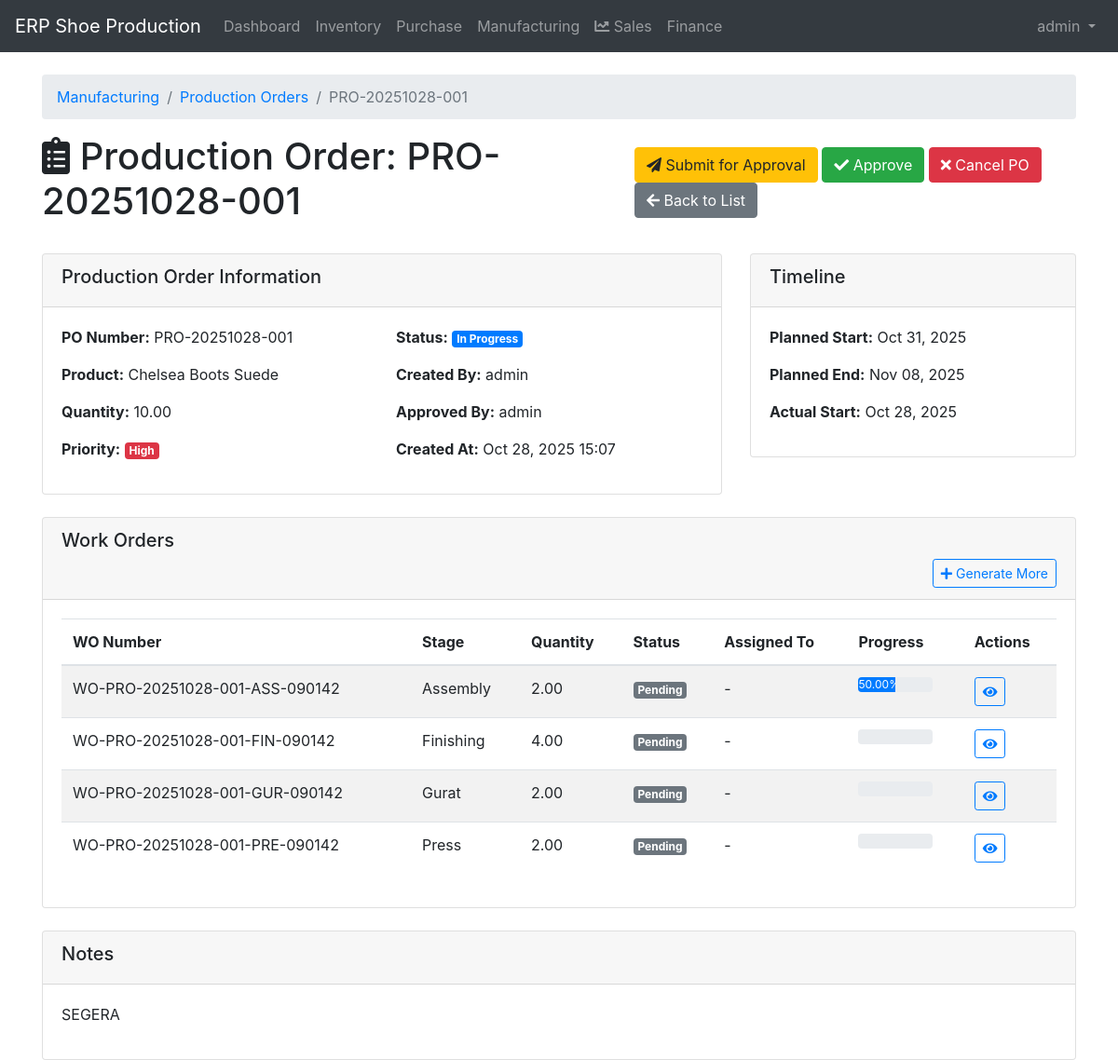
Page /manufacturing/orders/1/ (signed in) on the earlier database version.
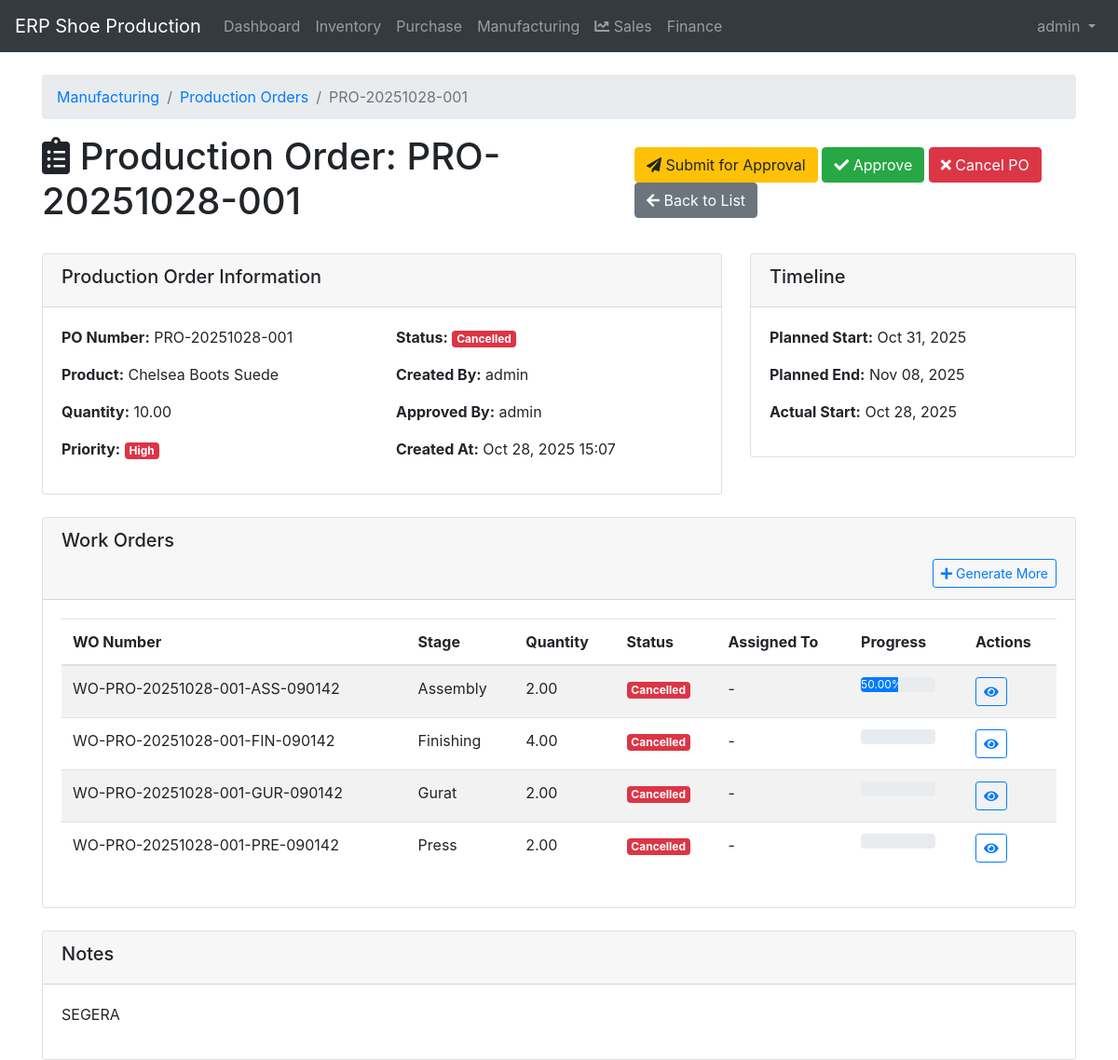
Same page on the later database version.
### manufacturing/models.py (models this page shows, shortened)
class WorkOrder(models.Model):
    STATUS_CHOICES = [
        ('pending', 'Pending'),
        ('in_progress', 'In Progress'),
        ('completed', 'Completed'),
        ('on_hold', 'On Hold'),
        ('cancelled', 'Cancelled'),
    ]
    STAGE_CHOICES = [
        ('gurat', 'Gurat (Cutting)'),
        ('assembly', 'Assembly'),
        ('press', 'Press'),
        ('finishing', 'Finishing'),
    ]
    wo_number = models.CharField(max_length=20, unique=True, help_text="Work order number")
    production_order = models.ForeignKey(ProductionOrder, on_delete=models.CASCADE, related_name='work_orders')
    stage = models.CharField(max_length=20, choices=STAGE_CHOICES, help_text="Production stage")
    quantity = models.DecimalField(max_digits=10, decimal_places=2, help_text="Quantity for this work order")
    status = models.CharField(max_length=20, choices=STATUS_CHOICES, default='pending')
    planned_start_date = models.DateField(help_text="Planned start date for this stage")
    planned_end_date = models.DateField(help_text="Planned completion date for this stage")
    actual_start_date = models.DateField(null=True, blank=True, help_text="Actual start date")
    actual_end_date = models.DateField(null=True, blank=True, help_text="Actual completion date")
    assigned_to = models.ForeignKey(User, on_delete=models.SET_NULL, null=True, blank=True, related_name='assigned_work_orders')
    supervisor = models.ForeignKey(User, on_delete=models.SET_NULL, null=True, blank=True, related_name='supervised_work_orders')
    notes = models.TextField(blank=True, help_text="Work instructions and notes")
    created_at = models.DateTimeField(auto_now_add=True)
    updated_at = models.DateTimeField(auto_now=True)
    class Meta:
        ordering = ['production_order', 'stage']
        verbose_name = 'Work Order'
        verbose_name_plural = 'Work Orders'
    @property
    def progress_percentage(self):
        latest_progress = self.progress_entries.first()
        if latest_progress:
            return latest_progress.progress_percentage
        return 0

class ProductionOrder(models.Model):
    STATUS_CHOICES = [
        ('draft', 'Draft'),
        ('pending_approval', 'Pending Approval'),
        ('approved', 'Approved'),
        ('in_progress', 'In Progress'),
        ('completed', 'Completed'),
        ('cancelled', 'Cancelled'),
    ]
    PRIORITY_CHOICES = [
        ('low', 'Low'),
        ('medium', 'Medium'),
        ('high', 'High'),
        ('urgent', 'Urgent'),
    ]
    po_number = models.CharField(max_length=20, unique=True, help_text="Production order number")
    product = models.ForeignKey(FinishedProduct, on_delete=models.CASCADE, related_name='production_orders')
    quantity = models.DecimalField(max_digits=10, decimal_places=2, help_text="Quantity to produce")
    planned_start_date = models.DateField(help_text="Planned production start date")
    planned_end_date = models.DateField(help_text="Planned production completion date")
    actual_start_date = models.DateField(null=True, blank=True, help_text="Actual production start date")
    actual_end_date = models.DateField(null=True, blank=True, help_text="Actual production completion date")
    status = models.CharField(max_length=20, choices=STATUS_CHOICES, default='draft')
    priority = models.CharField(max_length=10, choices=PRIORITY_CHOICES, default='medium')
    created_by = models.ForeignKey(User, on_delete=models.CASCADE, related_name='created_production_orders')
    approved_by = models.ForeignKey(User, on_delete=models.SET_NULL, null=True, blank=True, related_name='approved_production_orders')
    approved_at = models.DateTimeField(null=True, blank=True)
    notes = models.TextField(blank=True, help_text="Additional notes")
    created_at = models.DateTimeField(auto_now_add=True)
    updated_at = models.DateTimeField(auto_now=True)
    class Meta:
        ordering = ['-planned_start_date', '-created_at']
        verbose_name = 'Production Order'
        verbose_name_plural = 'Production Orders'

class ProductionProgress(models.Model):
    work_order = models.ForeignKey(WorkOrder, on_delete=models.CASCADE, related_name='progress_entries')
    progress_percentage = models.DecimalField(max_digits=5, decimal_places=2, help_text="Progress percentage (0-100)")
    quantity_completed = models.DecimalField(max_digits=10, decimal_places=2, help_text="Quantity completed")
    progress_date = models.DateTimeField(default=timezone.now, help_text="Date of progress update")
    recorded_by = models.ForeignKey(User, on_delete=models.CASCADE, related_name='progress_entries')
    notes = models.TextField(blank=True, help_text="Progress notes")
    created_at = models.DateTimeField(auto_now_add=True)
    class Meta:
        ordering = ['-progress_date']
        verbose_name = 'Production Progress'
        verbose_name_plural = 'Production Progress'

### inventory/models.py (models this page shows, shortened)
class FinishedProduct(models.Model):
    SIZE_CHOICES = [
        ('35', '35'),
        ('36', '36'),
        ('37', '37'),
        ('38', '38'),
        ('39', '39'),
        ('40', '40'),
        ('41', '41'),
        ('42', '42'),
        ('43', '43'),
        ('44', '44'),
        ('45', '45'),
    ]
    COLOR_CHOICES = [
        ('black', 'Black'),
        ('white', 'White'),
        ('brown', 'Brown'),
        ('blue', 'Blue'),
        ('red', 'Red'),
        ('green', 'Green'),
        ('yellow', 'Yellow'),
        ('gray', 'Gray'),
        ('navy', 'Navy'),
        ('beige', 'Beige'),
        ('sands', 'Sands'),
    ]
    code = models.CharField(max_length=20, unique=True)
    name = models.CharField(max_length=200)
    category = models.ForeignKey(ProductCategory, on_delete=models.CASCADE)
    size = models.CharField(max_length=10, choices=SIZE_CHOICES)
    color = models.CharField(max_length=20, choices=COLOR_CHOICES)
    description = models.TextField(blank=True)
    current_stock = models.IntegerField(default=0)
    minimum_stock = models.IntegerField(default=0)
    unit_price = models.DecimalField(max_digits=10, decimal_places=2, default=0)
    is_active = models.BooleanField(default=True)
    created_at = models.DateTimeField(auto_now_add=True)
    updated_at = models.DateTimeField(auto_now=True)

### manufacturing/views.py (the view)
# urls.py: path('orders/<int:pk>/', views.production_order_detail, name='production_order_detail'),
@login_required
def production_order_detail(request, pk):
    po = get_object_or_404(
        ProductionOrder.objects.select_related('product', 'created_by', 'approved_by').prefetch_related('work_orders'),
        pk=pk
    )
    work_orders = po.work_orders.select_related('assigned_to').order_by('stage')
    context = {
        'po': po,
        'work_orders': work_orders,
        'title': f'Production Order: {po.po_number}'
    }
    return render(request, 'manufacturing/production_order_detail.html', context)

### templates/manufacturing/production_order_detail.html (shortened to what the changed rows need)
{% extends 'base.html' %}
{% load bootstrap4 %}
{% block content %}
<div class="row">
    <div class="col-12">
        <nav aria-label="breadcrumb">
            <ol class="breadcrumb">
                <li class="breadcrumb-item"><a href="{% url 'manufacturing_list' %}">Manufacturing</a></li>
                <li class="breadcrumb-item"><a href="{% url 'production_order_list' %}">Production Orders</a></li>
                <li class="breadcrumb-item active">{{ po.po_number }}</li>
            </ol>
        </nav>
        <div class="d-flex justify-content-between align-items-center">
            <h1><i class="fas fa-clipboard-list"></i> {{ title }}</h1>
        </div>
    </div>
</div>
<div class="row mt-4">
    <div class="col-md-8">
        <div class="card">
            <div class="card-body">
                <div class="row">
                    <div class="col-md-6">
                        <p><strong>PO Number:</strong> {{ po.po_number }}</p>
                        <p><strong>Product:</strong> {{ po.product.name }}</p>
                        <p><strong>Quantity:</strong> {{ po.quantity }}</p>
                        <p><strong>Priority:</strong>
                            {% if po.priority == 'low' %}
                                <span class="badge badge-info">Low</span>
                            {% elif po.priority == 'medium' %}
                                <span class="badge badge-warning">Medium</span>
                            {% elif po.priority == 'high' %}
                                <span class="badge badge-danger">High</span>
                            {% endif %}
                        </p>
                    </div>
                    <div class="col-md-6">
                        <p><strong>Status:</strong>
                            {% if po.status == 'draft' %}
                                <span class="badge badge-secondary">Draft</span>
                            {% elif po.status == 'pending_approval' %}
                                <span class="badge badge-warning">Pending Approval</span>
                            {% elif po.status == 'approved' %}
                                <span class="badge badge-info">Approved</span>
                            {% elif po.status == 'in_progress' %}
                                <span class="badge badge-primary">In Progress</span>
                            {% elif po.status == 'completed' %}
                                <span class="badge badge-success">Completed</span>
                            {% else %}
                                <span class="badge badge-danger">{{ po.status|title }}</span>
                            {% endif %}
                        </p>
                        <p><strong>Created By:</strong> {{ po.created_by.get_full_name|default:po.created_by.username }}</p>
                        {% if po.approved_by %}
                        <p><strong>Approved By:</strong> {{ po.approved_by.get_full_name|default:po.approved_by.username }}</p>
                        {% endif %}
                        <p><strong>Created At:</strong> {{ po.created_at|date:"M d, Y H:i" }}</p>
                    </div>
                </div>
            </div>
        </div>
    </div>
    <div class="col-md-4">
        <div class="card">
            <div class="card-body">
                <p><strong>Planned Start:</strong> {{ po.planned_start_date|date:"M d, Y" }}</p>
                <p><strong>Planned End:</strong> {{ po.planned_end_date|date:"M d, Y" }}</p>
                {% if po.actual_start_date %}
                <p><strong>Actual Start:</strong> {{ po.actual_start_date|date:"M d, Y" }}</p>
                {% endif %}
            </div>
        </div>
    </div>
</div>
<div class="row mt-4">
    <div class="col-12">
        <div class="card">
            <div class="card-body">
                {% if work_orders %}
                <div class="table-responsive">
                    <table class="table table-striped">
                        <thead>
                            <tr>
                                <th>WO Number</th>
                                <th>Stage</th>
                                <th>Quantity</th>
                                <th>Status</th>
                                <th>Assigned To</th>
                                <th>Progress</th>
                                <th>Actions</th>
                            </tr>
                        </thead>
                        <tbody>
                            {% for wo in work_orders %}
                            <tr>
                                <td>{{ wo.wo_number }}</td>
                                <td>{{ wo.stage|title }}</td>
                                <td>{{ wo.quantity }}</td>
                                <td>
                                    {% if wo.status == 'pending' %}
                                        <span class="badge badge-secondary">Pending</span>
                                    {% elif wo.status == 'in_progress' %}
                                        <span class="badge badge-primary">In Progress</span>
                                    {% elif wo.status == 'completed' %}
                                        <span class="badge badge-success">Completed</span>
                                    {% else %}
                                        <span class="badge badge-danger">{{ wo.status|title }}</span>
                                    {% endif %}
                                </td>
                                <td>{% if wo.assigned_to %}{{ wo.assigned_to.get_full_name|default:wo.assigned_to.username }}{% else %}-{% endif %}</td>
                                <td>
                                    <div class="progress" style="width: 80px;">
                                        <div class="progress-bar" role="progressbar" style="width: {{ wo.progress_percentage }}%">
                                            {{ wo.progress_percentage }}%
                                        </div>
                                    </div>
                                </td>
                                <td>
                                    <a href="{% url 'work_order_detail' wo.pk %}" class="btn btn-sm btn-outline-primary">
                                        <i class="fas fa-eye"></i>
                                    </a>
                                </td>
                            </tr>
                            {% endfor %}
                        </tbody>
                    </table>
                </div>
                {% endif %}
            </div>
        </div>
    </div>
</div>
{% if po.notes %}
<div class="row mt-4">
    <div class="col-12">
        <div class="card">
            <div class="card-header">
                <h5>Notes</h5>
            </div>
            <div class="card-body">
                <p>{{ po.notes }}</p>
            </div>
        </div>
    </div>
</div>
{% endif %}
{% endblock %}

Differences in the rows shown:
changed ProductionOrder "PRO-20251028-001": status (not shown) → "Cancelled"
changed WorkOrder "WO-PRO-20251028-001-ASS-090142": status (not shown) → "Cancelled"; no longer shows "Pending"
changed WorkOrder "WO-PRO-20251028-001-FIN-090142": status (not shown) → "Cancelled"; no longer shows "Pending"
changed WorkOrder "WO-PRO-20251028-001-GUR-090142": status (not shown) → "Cancelled"; no longer shows "Pending"
changed WorkOrder "WO-PRO-20251028-001-PRE-090142": status (not shown) → "Cancelled"; no longer shows "Pending"
Other differences:
text no longer shown: "In Progress"
